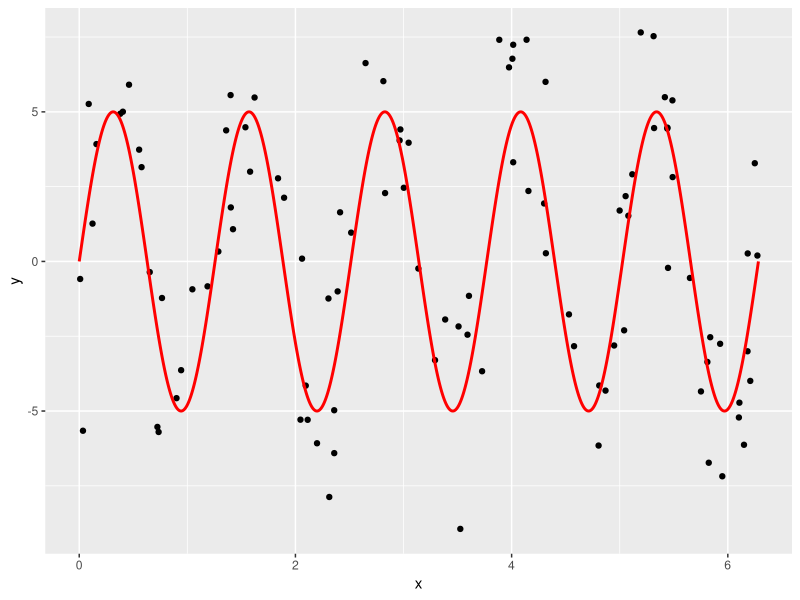

Generate this figure with R: (Note: a time limit stopped this script after it produced the figure.)
# Setup -------------------------------------------------------------------
library(tidyverse)
library(broom)

# Let these be:
# -true function f(x) for a one-dimensional predictor x
# -the standard deviation of the true epsilon i.e. the noise
f <- function(x) {
  5*sin(5*x)
}
sigma <- 2

# This function generates a random sample. Random in terms of both
# -the predictor x
# -the amount of noise eps
generate_sample <- function(f, sample_size, sigma) {
  data_frame(
    x = runif(n = sample_size, min = 0, max = 2*pi),
    f_x = f(x),
    eps = rnorm(n = sample_size, mean = 0, sd = sigma),
    y = f_x + eps
  )
}

# Generate Training Data via Sampling -------------------------------------
# We observe points (x,y). Here we are pretending to know the exact break down 
# of y into f(x) and eps:
train_data <- generate_sample(f, sample_size = 100, sigma = sigma) %>%
  dplyr::select(x, y)

# The true model f(x) is in red:
ggplot(train_data, aes(x=x)) +
  geom_point(aes(y=y)) +
  stat_function(data=data_frame(x=c(0,2*pi)), aes(x=x), fun=f, col="red", n=1000, size=1)





# Compute MSE, Bias^2, Variance for Range of df --------------------------

# Number of simuations to average the behavior of f_hat = y_hat over
n_sim <- 10000
# Sample size of each training data
sample_size <- 200
# Value of x for test data
x0 <- 0.5
test_data <- data_frame(x=x0)
# Vector of different degrees of freedom to try:
df_vector <- c(3:99)

# Save values here:
MSE <- rep(0, length(df_vector)) 
bias_squared <- rep(0, length(df_vector))
variance <- rep(0, length(df_vector))

# Do your work here. You'll need a "pull back the curtain" moment at some point:

for(df in df_vector){
  predictions <- rep(0, n_sim)
  for(i in 1:n_sim){
    # Sample new train data:
    train_data <- generate_sample(f, sample_size = sample_size, sigma = sigma)
    
    # Fit the model:
    model_spline <- smooth.spline(train_data$x, train_data$y, df=df)
    
    # Get predictions:
    predictions_tbl <- predict(model_spline, test_data$x) %>% 
      tbl_df() %>% 
      rename(y_hat = y)
    # Save predictions
    predictions[i] <- predictions_tbl$y_hat
    # yhat = fhat(x) at point x0

    if(i %% 1000 == 0){
      print(i)
      
    }
  }
  truth <- data_frame(
    x = rep(x0, n_sim),
    f_x = f(x),
    eps = rnorm(n = n_sim, mean = 0, sd = sigma),
    y = f_x + eps
  )
  
  # Add predictions
  truth <- truth %>%
    mutate(y_hat=predictions)
  
  # Avg MSE over n_sim values
  MSE_tbl <- summarise(truth, mse = mean((y-y_hat)^2))
  MSE[df-2] <- MSE_tbl$mse
  # (Avg bias of f_hat)^2
  bias_tbl <- summarise(truth, avg_bias_squared = (mean(y-y_hat))^2)
  bias_squared[df-2] <- bias_tbl$avg_bias_squared
  # Variance of f_hat
  variance_tbl <- summarise(truth, variance = var(y_hat))
  variance[df-2] <- variance_tbl$variance
  
  if(df %% 10 == 0){
    print(df)
    
  }
}


# Create Data Frames -------------------------------------------------------
# Create results data frame based on previous results
results <- data_frame(
  df = df_vector,
  MSE = MSE,
  bias_squared = bias_squared,
  variance = variance
) 
# NOTE: When I ran the simulation, in lines 92-100 I assigned the output of the
# summarise functions directly into the vector like so:
# MSE[df-2] <- summarise(truth, mse = mean((y-y_hat)^2))
# This caused `MSE`, `bias_squared` and `variance` to be lists rather than vectors
# In the present code above, I save numerical values so that these will be 
# vectors and the `results` variable above works.
# For the sake of not waiting for the whole simulation to run again, I used `unlist`
# and the `results2` and `results2_tidy` data frames to get the plots working.
# With the present code, plots should be changed to use `data=results` on
# `bias_sq_vs_var_plot` and `data=results_tidy` on `MSE_plot`


results2 <- data_frame(
  df = df_vector,
  MSE = unlist(MSE),
  bias_squared = unlist(bias_squared),
  variance = unlist(variance)
)
# Convert to tidy data format (rows=observations, cols=variables) using
# tidyr::gather
results_tidy <- results %>% 
  tidyr::gather(type, value, -df)

# See NOTE above.
results2_tidy <- results2 %>%
  tidyr::gather(type, value, -df)



# Plots -------------------------------------------------------

# Plot bias_squared vs variance (on log vs log scale)
bias_sq_vs_var_plot <- 
  ggplot(results2, aes(x=bias_squared, y=variance)) +
  geom_text(aes(label=df)) +
  scale_y_log10() +
  scale_x_log10()
bias_sq_vs_var_plot
ggsave(file="bias_sq_vs_var.pdf", plot=bias_sq_vs_var_plot, width = 6, height=4)

# Plot MSE, bias_squared, variance
MSE_plot <- 
  ggplot(results2_tidy, aes(x=df, y=value, col=type)) +
  geom_line()
MSE_plot
ggsave(file="MSE.pdf", plot=MSE_plot, width = 6, height=4)
